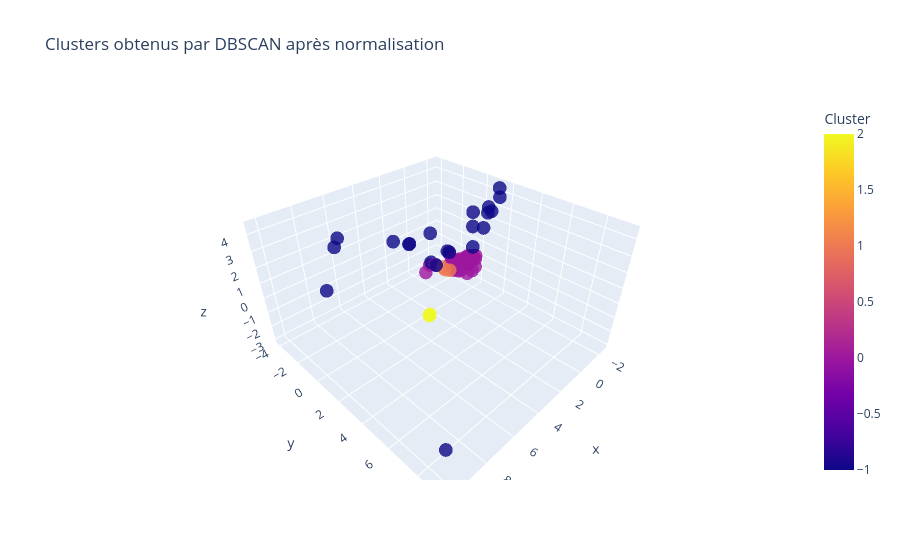

Notebook source saved alongside this figure:
### Code cell
optimal_epsilon = 1.25  # Remplacez par la valeur que vous avez trouvée avec la méthode du coude
optimal_min_samples = 2
df_result = clustering_dbscan(df_pieces, eps=optimal_epsilon, min_samples=optimal_min_samples)

plot_dataframe(df_result)

### Figure 1 — Plotly figure (JSON) as saved in the notebook; plotly's stock layout.template omitted (floating-point values rounded to 4 significant figures; data arrays with more than 128 entries replaced by an {"elided": "..."} marker saying what was removed)
{"data": [{"customdata": {"elided": "67x2 mixed values"}, "hovertemplate": "x=%{x}<br>y=%{y}<br>z=%{z}<br>Cluster=%{marker.color}<br>Fichier=%{customdata[1]}<extra></extra>", "legendgroup": "", "marker": {"color": [0, 0, 0, -1, 0, -1, -1, -1, 0, -1, 0, 0, 0, 0, 0, 0, -1, -1, -1, 0, 0, 0, 0, 0, 0, 0, 0, 0, 0, 0, 1, -1, 0, 0, 0, -1, 0, 0, 0, 0, 0, 0, 0, 2, 2, -1, -1, -1, 0, 0, 0, -1, -1, 0, -1, 0, 0, 1, 1, -1, 0, 0, -1, -1, 0, -1, -1], "coloraxis": "coloraxis", "opacity": 0.8, "symbol": "circle"}, "mode": "markers", "name": "", "scene": "scene", "showlegend": false, "type": "scatter3d", "x": [1.345, 1.475, -1.024, 2.594, -0.07245, 8.089, -0.06048, 1.945, -0.08446, 1.972, -1.389, -0.593, 0.1815, -0.3869, -0.3004, 0.7331, -2.478, -2.18, -1.74, -1.607, -0.5939, -1.503, -1.576, -1.501, -1.299, -2.09, -1.351, -0.9522, -1.472, 0.1708, 0.1213, -1.477, -1.584, -0.6548, -1.898, -1.321, -1.805, -1.525, -1.528, -1.749, -1.723, 0.06051, 0.08799, 2.576, 2.557, -2.18, 0.7632, -0.8954, 0.004145, -0.4664, -0.4979, -1.272, 2.865, 0.0337, 5.903, -0.03517, -1.124, -0.3845, -0.147, 1.8, -1.668, -1.97, 6.042, 1.13, -0.9328, 10.23, -1.59], "y": [-0.8306, -1.063, 0.5118, -1.305, 0.51, -2.017, -2.235, -0.08826, -0.3662, -1.977, 0.03653, -0.08107, -0.1061, 0.03598, 0.09539, -0.9477, 1.35, 1.502, 1.136, -0.2266, -0.9821, -0.1716, 0.002873, 0.1864, 0.6726, 0.01135, 0.227, 0.3453, 0.07242, 0.05034, -0.8599, 0.1411, -0.0884, 0.977, -0.01715, 1.7, 0.2381, 0.08018, 0.08517, 0.06474, 0.08273, 0.1272, 0.07804, 0.359, 0.3919, 0.4746, 0.1367, 1.769, -0.1569, 0.307, 0.7115, 0.3555, -2.461, 0.4491, -3.8, -0.199, -0.1152, -0.7495, -0.9428, 0.197, -0.03111, -0.07468, -4.049, 0.6506, 0.3675, 9.294, 0.1569], "z": [-0.321, -0.9255, -0.4876, 1.487, -0.7307, 0.469, 0.8738, 0.4724, -0.5553, 0.9999, -0.603, -0.406, -0.3211, -0.3599, -0.3494, -0.6235, 3.76, 4.473, 3.287, -0.6372, -0.3649, -0.64, -0.7115, -0.7454, -0.9478, -0.7315, -0.7533, -0.7271, -0.5798, -0.3856, -1.035, 2.704, -0.6796, -0.8187, -0.6987, 3.343, -0.763, -0.5883, -0.582, -0.8427, -0.5524, -0.7305, -0.8583, -3.025, -2.939, 1.482, 0.8475, 3.414, -0.7064, -0.3641, -1.074, 1.872, 1.317, -0.7625, 2.212, -0.1863, -0.5358, -1.458, -1.384, 0.3229, -0.771, -0.782, 1.563, 1.147, -0.7199, -0.4824, 0.2012]}], "layout": {"coloraxis": {"colorbar": {"title": {"text": "Cluster"}}, "colorscale": [[0, "#0d0887"], [0.1111, "#46039f"], [0.2222, "#7201a8"], [0.3333, "#9c179e"], [0.4444, "#bd3786"], [0.5556, "#d8576b"], [0.6667, "#ed7953"], [0.7778, "#fb9f3a"], [0.8889, "#fdca26"], [1, "#f0f921"]]}, "legend": {"tracegroupgap": 0}, "scene": {"domain": {"x": [0, 1], "y": [0, 1]}, "xaxis": {"title": {"text": "x"}}, "yaxis": {"title": {"text": "y"}}, "zaxis": {"title": {"text": "z"}}}, "title": {"text": "Clusters obtenus par DBSCAN après normalisation"}}}
